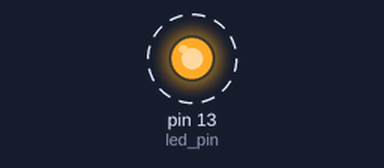
This sketch was run on a simulated Arduino Uno, built with avr-gcc and run on an emulated ATmega328P. On the bench: output pins drawn as LEDs (lit = HIGH). Dashed ring = blinking.

Above: at 0.2 s.
Timing chart, 0 to 3.0 s (numbered marks = the images above):
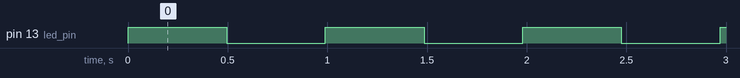

The sketch:

LED_Blinking.ino
```cpp
#include "Arduino_FreeRTOS.h"

static const int led_pin = LED_BUILTIN; // On board led

void toggleLED(void *parameter){
  while (1) {
    digitalWrite(led_pin,HIGH);
    vTaskDelay(500 / portTICK_PERIOD_MS);
    digitalWrite(led_pin, LOW);
    vTaskDelay(500 / portTICK_PERIOD_MS);
  }
}


void setup() {
  // put your setup code here, to run once:
  Serial.begin(115200);
  pinMode(led_pin, OUTPUT);

  xTaskCreate(toggleLED,    //Function to be called
            "Toggle LED",   //Name of the task
             1024,          //Stack size or stack depth
             NULL,          //Parameter to pass to function
             1,             //Task priority
             NULL);         //Task handle

  vTaskStartScheduler();

}

void loop() {
  // put your main code here, to run repeatedly:

}
```

Measured:
- by itself, pin 13 (led_pin): alternates HIGH for 0.50 s and LOW for 0.50 s
